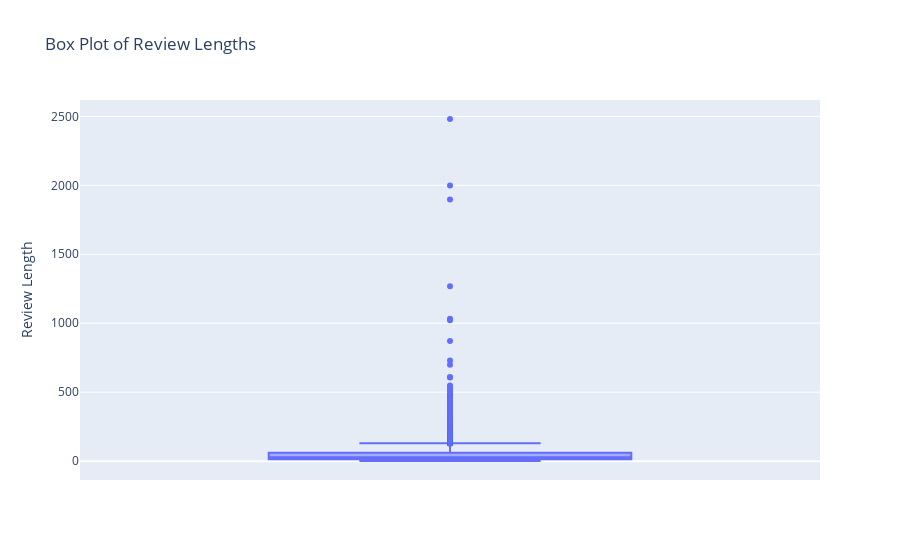

Source (notebook cell):
### Code cell
fig = px.box(df, y='length', title='Box Plot of Review Lengths')
fig.update_layout(
    yaxis_title='Review Length',
    showlegend=False
)
fig.show()

### Figure 1 — Plotly figure (JSON) as saved in the notebook; plotly's stock layout.template omitted (floating-point values rounded to 4 significant figures; data arrays with more than 128 entries replaced by an {"elided": "..."} marker saying what was removed)
{"data": [{"alignmentgroup": "True", "hovertemplate": "length=%{y}<extra></extra>", "legendgroup": "", "marker": {"color": "#636efa"}, "name": "", "notched": false, "offsetgroup": "", "orientation": "v", "showlegend": false, "type": "box", "x0": " ", "xaxis": "x", "y": {"elided": "40017 int values"}, "y0": " ", "yaxis": "y"}], "layout": {"boxmode": "group", "legend": {"tracegroupgap": 0}, "showlegend": false, "title": {"text": "Box Plot of Review Lengths"}, "xaxis": {"anchor": "y", "domain": [0, 1]}, "yaxis": {"anchor": "x", "domain": [0, 1], "title": {"text": "Review Length"}}}}
